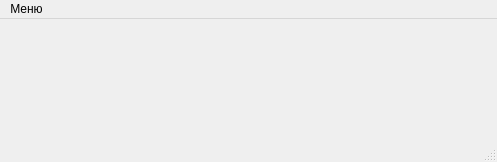
<?xml version="1.0" encoding="UTF-8"?>
<ui version="4.0">
 <class>MainWindow</class>
 <widget class="QMainWindow" name="MainWindow">
  <property name="geometry">
   <rect>
    <x>0</x>
    <y>0</y>
    <width>497</width>
    <height>162</height>
   </rect>
  </property>
  <property name="windowTitle">
   <string>CSort - тестовое задание (Вербкин М.С.)</string>
  </property>
  <property name="windowIcon">
   <iconset resource="img.qrc">
    <normaloff>:/logo</normaloff>:/logo</iconset>
  </property>
  <widget class="QWidget" name="centralwidget">
   <layout class="QVBoxLayout" name="verticalLayout">
    <property name="spacing">
     <number>0</number>
    </property>
    <property name="leftMargin">
     <number>0</number>
    </property>
    <property name="topMargin">
     <number>0</number>
    </property>
    <property name="rightMargin">
     <number>0</number>
    </property>
    <property name="bottomMargin">
     <number>0</number>
    </property>
    <item>
     <spacer name="verticalSpacer_2">
      <property name="orientation">
       <enum>Qt::Vertical</enum>
      </property>
      <property name="sizeHint" stdset="0">
       <size>
        <width>20</width>
        <height>40</height>
       </size>
      </property>
     </spacer>
    </item>
    <item>
     <layout class="QVBoxLayout" name="mainLayout">
      <property name="spacing">
       <number>0</number>
      </property>
      <item>
       <widget class="AuthForm" name="authForm" native="true"/>
      </item>
     </layout>
    </item>
    <item>
     <spacer name="verticalSpacer">
      <property name="orientation">
       <enum>Qt::Vertical</enum>
      </property>
      <property name="sizeHint" stdset="0">
       <size>
        <width>20</width>
        <height>40</height>
       </size>
      </property>
     </spacer>
    </item>
   </layout>
  </widget>
  <widget class="QMenuBar" name="menubar">
   <property name="geometry">
    <rect>
     <x>0</x>
     <y>0</y>
     <width>497</width>
     <height>22</height>
    </rect>
   </property>
   <property name="defaultUp">
    <bool>false</bool>
   </property>
   <property name="nativeMenuBar">
    <bool>true</bool>
   </property>
   <widget class="QMenu" name="menu">
    <property name="tearOffEnabled">
     <bool>false</bool>
    </property>
    <property name="title">
     <string>Меню</string>
    </property>
    <property name="separatorsCollapsible">
     <bool>false</bool>
    </property>
    <property name="toolTipsVisible">
     <bool>false</bool>
    </property>
    <addaction name="actionExit"/>
   </widget>
   <addaction name="menu"/>
  </widget>
  <widget class="QStatusBar" name="statusbar"/>
  <action name="actionExit">
   <property name="text">
    <string>Выход</string>
   </property>
   <property name="shortcut">
    <string>Ctrl+Q</string>
   </property>
  </action>
 </widget>
 <customwidgets>
  <customwidget>
   <class>AuthForm</class>
   <extends>QWidget</extends>
   <header location="global">authform.h</header>
   <container>1</container>
  </customwidget>
 </customwidgets>
 <resources>
  <include location="img.qrc"/>
 </resources>
 <connections>
  <connection>
   <sender>actionExit</sender>
   <signal>triggered()</signal>
   <receiver>MainWindow</receiver>
   <slot>close()</slot>
   <hints>
    <hint type="sourcelabel">
     <x>-1</x>
     <y>-1</y>
    </hint>
    <hint type="destinationlabel">
     <x>248</x>
     <y>80</y>
    </hint>
   </hints>
  </connection>
 </connections>
</ui>
